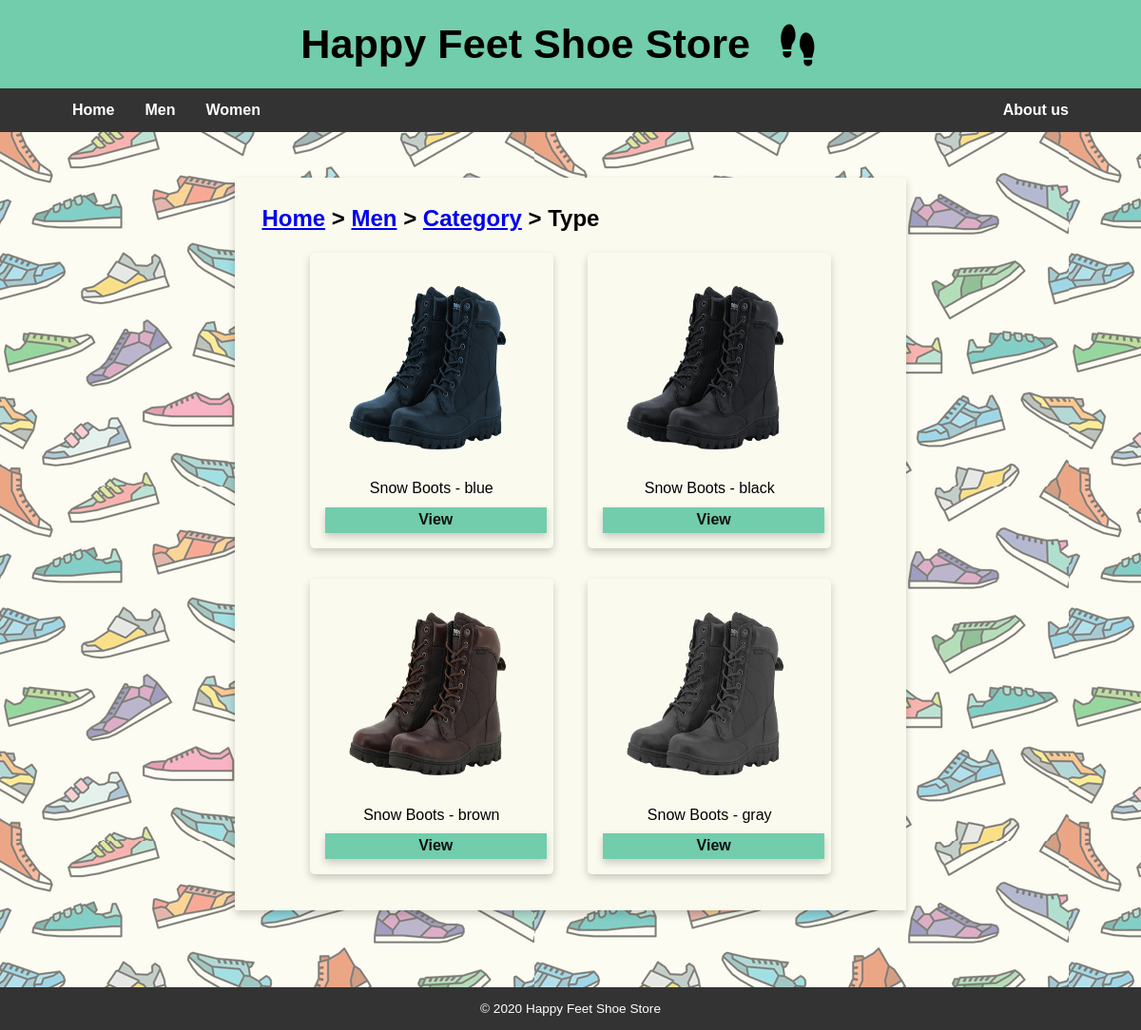
The page /men/type.php?shoe_category=1&shoe_type=Snow Boots on the database its author committed.
### tables this page shows
CREATE TABLE `product` (
 `productID` int(11) NOT NULL AUTO_INCREMENT,
 `productName` varchar(50) NOT NULL,
 `section` varchar(20) NOT NULL,
 `categoryID` int(11) NOT NULL,
 `colorID` int(11) NOT NULL,
 `price` decimal(18,2) NOT NULL,
 PRIMARY KEY (`productID`),
 KEY `fk_categoryID` (`categoryID`),
 KEY `fk_colorID` (`colorID`),
 CONSTRAINT `fk_categoryID` FOREIGN KEY (`categoryID`) REFERENCES `category` (`categoryID`),
 CONSTRAINT `fk_colorID` FOREIGN KEY (`colorID`) REFERENCES `color` (`colorID`)
);

CREATE TABLE `category` (
 `categoryID` int(11) NOT NULL AUTO_INCREMENT,
 `categoryName` varchar(20) NOT NULL,
 PRIMARY KEY (`categoryID`)
);

### men/type.php (the view, shortened to what this page needs)
<?php
require_once('../model/database.php');
$shoe_category = filter_input(INPUT_GET, 'shoe_category');
$shoe_type = filter_input(INPUT_GET, 'shoe_type');
$query = "select p.productID, p.productName, replace(p.productName, ' ', '-') as productFileName, replace(c.colorName, ' ', '-') as colorName, cat.categoryName
            from product as p, color as c, category as cat
            where p.colorID = c.colorID and p.categoryID = :shoe_category and p.categoryID = cat.categoryID and p.`section` = 'men' and productName = :shoe_type
            order by p.productName, p.categoryID ";
$statement = $db->prepare($query);
$statement->bindValue(':shoe_category', $shoe_category);
$statement->bindValue(':shoe_type', $shoe_type);
$statement->execute();
$shoes = $statement->fetchAll();
include '../views/header.php';
?>
<main>
    <div class="card">
        <h3>
            <a href="../index.php">Home</a> >
            <a href="index.php">Men</a> >
            <a href="category.php?shoe_category=<?php echo $shoe_category ?>">Category</a> >
            Type
        </h3>
        <div class="dashboard">
            <?php foreach($shoes as $shoe){?>
                <div class="shoeitem">
                    <img class="items" alt="shoe"
                        src="../images/men_shoes/<?php echo $shoe['categoryName'] ?>/<?php echo $shoe['productFileName'] ?>/<?php echo $shoe['productFileName'] ?>-<?php echo $shoe['colorName'] ?>.png">
                    <div class="shoelabel">
                        <?php echo $shoe['productName'] ?> - <?php echo $shoe['colorName'] ?>
                    </div>
                    <a href="view.php?shoe_category=<?php echo $shoe_category ?>&shoe_type=<?php echo $shoe['productName'] ?>&shoe=<?php echo $shoe['productID'] ?>" class="form_button button">View</a>
                </div>
            <?php }?>
        </div>
    </div>
</main>
<?php include '../views/footer.php'; ?>

### styles/main.css (style rules this page uses)
html { font-family: Tahoma, Geneva, sans-serif; min-height: 100%; margin: 0%; }
body { min-height: 100%; margin: 0%; min-width:1000px; width: auto !important; width:1000px; overflow: auto; }
main { background-image: url("../images/main-background.png"); background-repeat: repeat; background-color: #fafaef; padding: 4%; min-height: 600px; }
.card { background-color: #fafaef; box-shadow: 0 4px 8px 0 rgba(0,0,0,0.2); padding: 2%; margin: auto; width: 60%; margin-bottom: 3%; }
.card h3 { margin: 0%; font-size: 1.5rem; padding: 1%; }
.form_button { margin: auto; box-shadow: 0 4px 8px 0 rgba(0,0,0,0.2); background-color: #71cdac; border: none; color: #111; padding: 2%; font-weight: 600; text-align: center; text-decoration: none; font-size: 1rem; display: block; }
.items { padding: 2%; height: 200px; width: 200px; }
.dashboard { text-align: center; min-height: 500px; }
.shoeitem { box-shadow: 0 4px 8px 0 rgba(0,0,0,0.2); background-color: #fafaef; display: inline-block; border-radius: .3rem; margin: 16px; padding: 16px; }
.shoelabel { margin: 10px; }
.button { width: 14em; }

### rows shown on the page
product: categoryID.categoryName (picture), productName "Snow Boots", colorName "blue"
product: categoryID.categoryName (picture), productName "Snow Boots", colorName "black"
product: categoryID.categoryName (picture), productName "Snow Boots", colorName "brown"
product: categoryID.categoryName (picture), productName "Snow Boots", colorName "gray"
